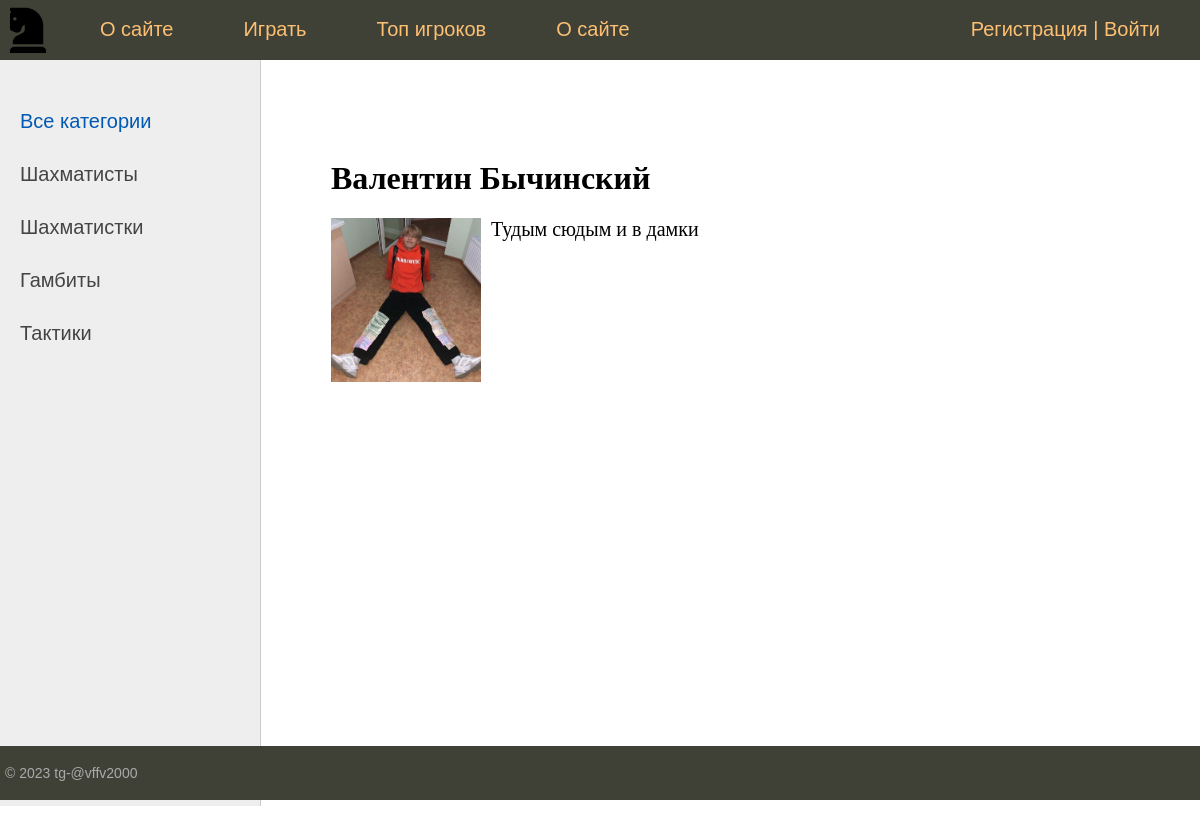
Screenshot of /post/valentin-bychinskij/ with the database file from the repository.
### chess/models.py (models this page shows, shortened)
class Category(models.Model):
    name = models.CharField(max_length=100, db_index=True, verbose_name="Категория")
    slug = models.SlugField(max_length=255, unique=True, db_index=True, verbose_name="URL")
    def get_absolute_url(self):
        return reverse('category', kwargs={'cat_slug': self.slug})
    class Meta:
        verbose_name = 'Категория'
        verbose_name_plural = 'Категории'
        ordering = ['id']

class Masters(models.Model):
    title = models.CharField(max_length=255, verbose_name="Заголовок")
    slug = models.SlugField(max_length=255, unique=True, db_index=True, verbose_name="URL")
    content = models.TextField(blank=True, verbose_name="Текст статьи")
    photo = models.ImageField(upload_to="photos/%Y/%m/%d/", verbose_name="Фото")
    time_create = models.DateTimeField(auto_now_add=True, verbose_name="Время создания")
    time_update = models.DateTimeField(auto_now=True, verbose_name="Время изменения")
    is_published = models.BooleanField(default=True, verbose_name="Публикация")
    cat = models.ForeignKey('Category', on_delete=models.PROTECT,  verbose_name="Категории")
    def __str__(self):
        return self.title
    class Meta:
        verbose_name = "Известные шахматисты"
        verbose_name_plural = "Известные шахматисты"
        ordering = ['-time_create']

### chess/views.py (the view)
# urls.py: path('post/<slug:post_slug>/', ShowPost.as_view(), name='post'),
class ShowPost(DataMixin, DetailView):
    model = Masters
    template_name = 'chess/post.html'
    slug_url_kwarg = 'post_slug'
    context_object_name = 'post'
    def get_context_data(self, *, object_list=None, **kwargs):
        context = super().get_context_data(**kwargs)
        c_def = self.get_user_context(title=context['post'])
        return context | c_def

### chess/templatetags/chess_tags.py (called while the page is built)
@register.inclusion_tag('chess/list_catigories.html')  # для отображения бара слева в html{% show_category %}
def show_category(sort=None, cat_selected=0):
    if not sort:
        cats = Category.objects.all()
    else:
        cats = Category.objects.order_by(sort)
    return {'cats': cats, "cat_selected": cat_selected}

### chess/utils.py (called while the page is built)
    def get_user_context(self, **kwargs):  # создаёт контекст для шаблона
        context = kwargs  # начальный словарь
        cats = Category.objects.all()
        context['menu'] = menu
        context['cats'] = cats
        if 'cat_selected' not in context:
            context['cat_selected'] = 0
        return context

### chess/templates/chess/post.html
{% extends 'chess/base.html' %}
{% block content %}
<h1>{{ post.title }}</h1>
{% if post.photo %}
    <p><img class="img-article-left thumb" src="{{ post.photo.url }}"></p>
{% endif %}
{{ post.content|linebreaks }}
{% endblock %}

### chess/templates/chess/list_catigories.html
{% for c in cats %}
    {% if c.pk == cat_selected %}
        <li class="selected">{{ c.name }}</li>
    {% else %}
        <li class="selected"><a href="{{ c.get_absolute_url }}">{{ c.name }}</a></li>
    {% endif %}
{% endfor %}

### chess/static/chess/css/styles.css (style rules this page uses)
html, body { font-family: 'Arial'; margin: 0; padding: 0; height: 100%; width: 100%; color: #444; }
a { color: #0059b2; text-decoration: none; }
img { max-width: 600px; height: auto; }
img.img-article-left { max-width: 300px; height: auto; float: left; padding: 0 10px 10px 0; }
img.img-article-left.thumb { max-width: 150px; height: auto; }
.left-chapters ul li { margin: 30px 0 0 0; color: #999; }
.left-chapters ul li.selected { color: #0059b2; }
.left-chapters ul li a { color: #444; text-decoration: none; }
.content-text h1 { font-size: 32px; }

### rows the page displays
Category: name "Шахматисты"
Category: name "Шахматистки"
Category: name "Гамбиты"
Category: name "Тактики"
Masters: title "Валентин Бычинский", photo (picture), content "Тудым сюдым и в дамки"

### other values shown
{{ m.title }} "О сайте" "Играть" "Топ игроков" "О сайте"
